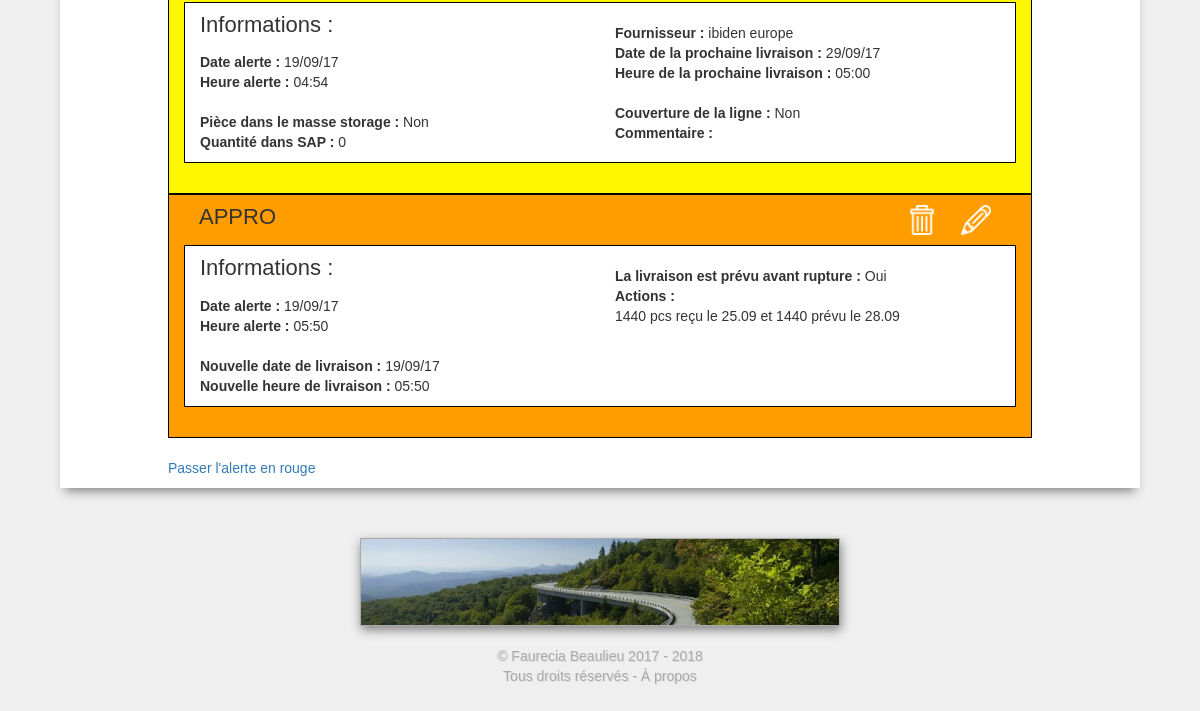
The app's page /logistique/alerte.php?id=77 (lower part), older data.
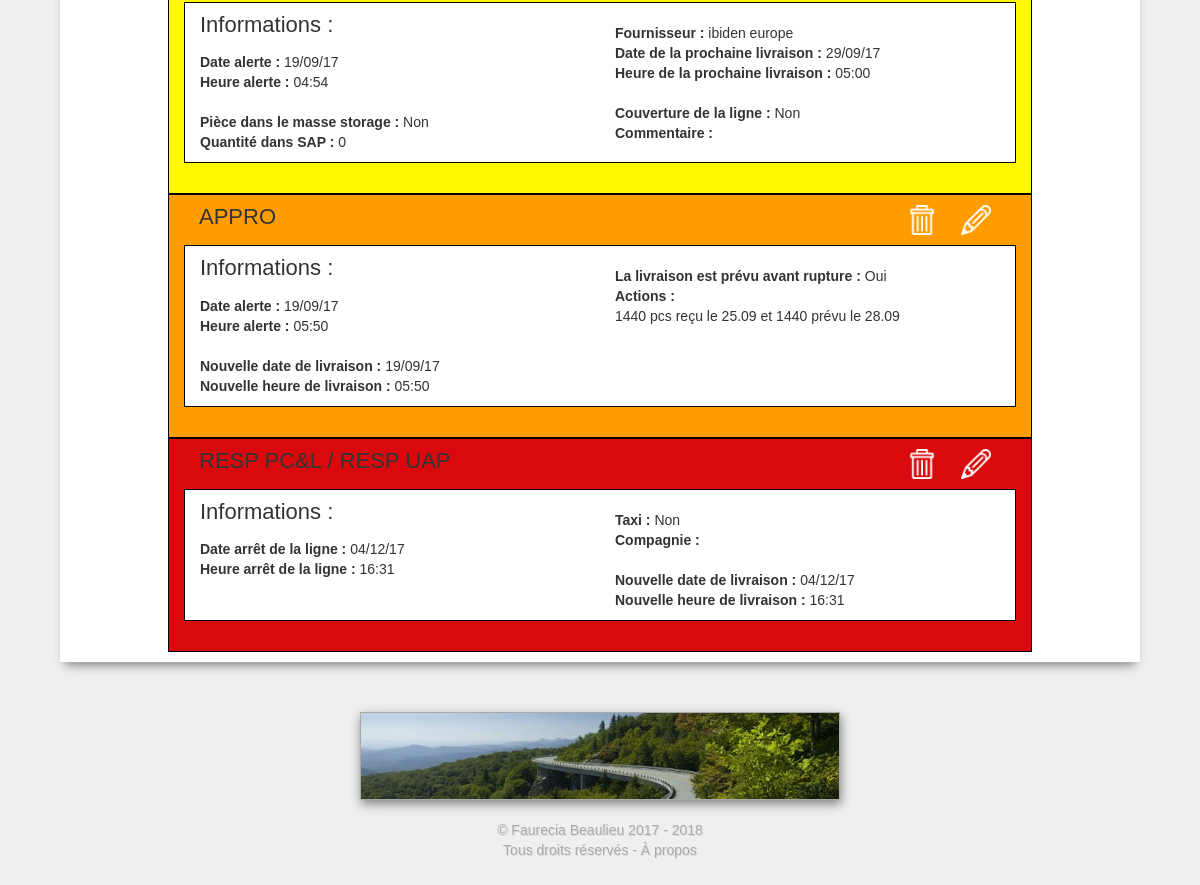
The same page, newer data.
### tables this page shows
CREATE TABLE `logistique_reponse_rouge` (
  `id` int(11) NOT NULL,
  `alerte` int(11) NOT NULL,
  `taxi` tinyint(4) NOT NULL,
  `compagnie` varchar(255) NOT NULL,
  `prochaine_livraison` timestamp NULL DEFAULT CURRENT_TIMESTAMP,
  `rupture` timestamp NOT NULL DEFAULT CURRENT_TIMESTAMP
);

### logistique/alerte.php (the view, shortened to what the changed rows need)
<?php
include_once "needed.php";
function int_to_oui_non($int){
    if ($int>0){
        return "Oui";
    }else{
        return "Non";
    }
}
?>
<?php
$Query = $bdd->prepare('SELECT *  FROM logistique_reponse_jaune WHERE alerte = ?');
$Query->execute(array($_GET['id']));
if ($Data = $Query->fetch()){
    ?>
    <div class="page sup_log">
        <div class="row">
        </div>
    </div>
    <?php
    $Query = $bdd->prepare('SELECT *  FROM logistique_reponse_orange WHERE alerte = ?');
    $Query->execute(array($_GET['id']));
    if ($Data = $Query->fetch()){
        ?>
        <div class="page appro">
            <div class="entete">
            </div>
            <div class="row">
            </div>
        </div>
        <?php
        $Query = $bdd->prepare('SELECT *  FROM logistique_reponse_rouge WHERE alerte = ?');
        $Query->execute(array($_GET['id']));
        if ($Data = $Query->fetch()){
            ?>
            <div class="page resp_UAP">
                <div class="entete">
                    <h4>RESP PC&L / RESP UAP</h4>
                    <div>
                        <a onclick="return confirm('Êtes-vous sûr de vouloir supprimer cette réponse ? ')" href="form_reponse_rouge.php?supprime=1&alerte=<?php echo $_GET['id']; ?>"><img class="bouton_alerte" src="ressources/rubbish.png"></a>
                        <a href="form_reponse_rouge.php?alerte=<?php echo $_GET['id']; ?>" ><img class="bouton_alerte" src="ressources/pencil.png"></a>
                    </div>
                </div>
                <div class="row">
                    <div class="col-xs-6">
                        <h4>Informations :</h4>
                        <p>
                            <b>Date arrêt de la ligne : </b><?php echo date('d/m/y',strtotime($Data['rupture'])); ?><br>
                            <b>Heure arrêt de la ligne : </b><?php echo date('H:i',strtotime($Data['rupture'])); ?><br>
                            </p>
                    </div>
                    <div class="col-xs-6">
                        <p>
                        <br>
                        <b>Taxi : </b><?php echo int_to_oui_non($Data['taxi']); ?><br>
                        <b>Compagnie : </b><?php echo $Data['compagnie']  ; ?><br>
                        <br>
                        <b>Nouvelle date de livraison : </b><?php echo date('d/m/y',strtotime($Data['prochaine_livraison'])); ?><br>
                        <b>Nouvelle heure de livraison  : </b><?php echo date('H:i',strtotime($Data['prochaine_livraison'])); ?>
                        </p>
                    </div>
                </div>
            </div>
            <?php
        }else{
            echo '<br><a href="form_reponse_rouge.php?alerte='.$_GET['id'].'">Passer l\'alerte en rouge</a>';
        }
    }else{
        echo '<br><a href="form_reponse_orange.php?alerte='.$_GET['id'].'">Passer l\'alerte en orange</a>';
    }
}else{
    echo '<br><a href="form_reponse_jaune.php?alerte='.$_GET['id'].'">Passer l\'alerte en jaune</a>';
}
?>

Row changes from the older to the newer data that the page shows:
added logistique_reponse_rouge: rupture "04/12/17", rupture "16:31", taxi "Non", prochaine_livraison "04/12/17", prochaine_livraison "16:31"
Text that changed along with them:
text no longer shown: "Passer l ' alerte en rouge"
text now shown: "RESP PC&L / RESP UAP Informations : Date arrêt de la ligne : Heure arrêt de la ligne : Taxi : Compagnie : Nouvelle date de livraison : Nouvelle heure de livraison :"
